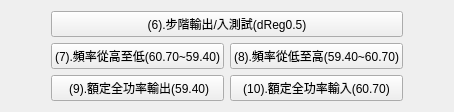
                <widget class="QWidget" name="page_11">
                 <layout class="QGridLayout" name="gridLayout_26">
                  <item row="2" column="2">
                   <widget class="QPushButton" name="pushButton_60">
                    <property name="text">
                     <string>(10).額定全功率輸入(60.70)</string>
                    </property>
                   </widget>
                  </item>
                  <item row="1" column="1">
                   <widget class="QPushButton" name="pushButton_57">
                    <property name="text">
                     <string>(7).頻率從高至低(60.70~59.40)</string>
                    </property>
                   </widget>
                  </item>
                  <item row="0" column="1" colspan="2">
                   <widget class="QPushButton" name="pushButton_56">
                    <property name="text">
                     <string>(6).步階輸出/入測試(dReg0.5)</string>
                    </property>
                   </widget>
                  </item>
                  <item row="1" column="2">
                   <widget class="QPushButton" name="pushButton_58">
                    <property name="text">
                     <string>(8).頻率從低至高(59.40~60.70)</string>
                    </property>
                   </widget>
                  </item>
                  <item row="2" column="1">
                   <widget class="QPushButton" name="pushButton_59">
                    <property name="text">
                     <string> (9).額定全功率輸出(59.40)</string>
                    </property>
                   </widget>
                  </item>
                  <item row="1" column="0">
                   <spacer name="horizontalSpacer_22">
                    <property name="orientation">
                     <enum>Qt::Horizontal</enum>
                    </property>
                    <property name="sizeHint" stdset="0">
                     <size>
                      <width>40</width>
                      <height>20</height>
                     </size>
                    </property>
                   </spacer>
                  </item>
                  <item row="1" column="3">
                   <spacer name="horizontalSpacer_23">
                    <property name="orientation">
                     <enum>Qt::Horizontal</enum>
                    </property>
                    <property name="sizeHint" stdset="0">
                     <size>
                      <width>40</width>
                      <height>20</height>
                     </size>
                    </property>
                   </spacer>
                  </item>
                 </layout>
                </widget>
